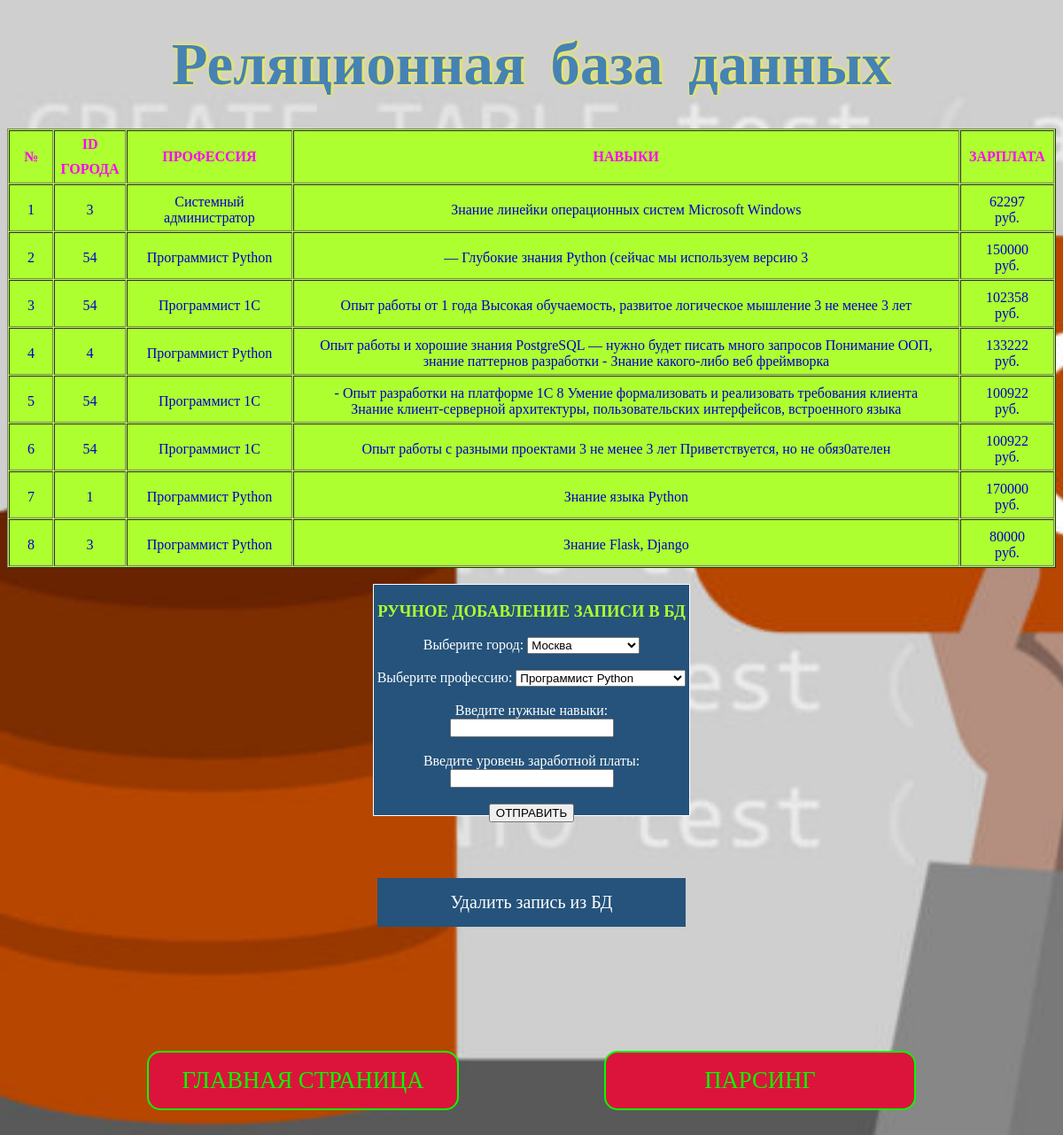
Screenshot of /sqlite.html with the database file from the repository.
### main.py (models this page shows, shortened)
class Search(db.Model):
    id = db.Column(db.Integer, primary_key=True)
    city = db.Column(db.String(1024), nullable=False)
    vac = db.Column(db.String(1024), nullable=False)
    text = db.Column(db.Text, nullable=False)
    salary = db.Column(db.Integer)

### main.py (the view)
@app.route('/sqlite.html', methods=['POST', 'GET'])
def sql():
    if request.method == "POST":
        city_id = request.form['city']
        vac = request.form['vac']
        skill = request.form['skills']
        salary = request.form['salary']
        manual_search = Search(city=city_id, vac=vac, text=skill, salary=salary)
        try:
            db.session.add(manual_search)
            db.session.commit()
            return redirect('sqlite.html')
        except:
            db.session.rollback()
            return 'Ошибка добавления в БД. Попробуйте снова.'
    else:
        all_str = Search.query.all()
        return render_template('sqlite.html', all_str=all_str)

### templates/sqlite.html (shortened to what this page needs)
<!DOCTYPE html>
<html lang="en">
<head>
    <link href="/static/css/sqlite.css" rel="stylesheet" type="text/css">
</head>
<body>
    <h1 class="title">Реляционная база данных</h1>
    <table class="table" align="center" border="1">
        <tr>
            <th class="th">№</th>
            <th class="th">ID ГОРОДА</th>
            <th class="th">ПРОФЕССИЯ</th>
            <th class="th">НАВЫКИ</th>
            <th class="th">ЗАРПЛАТА</th>
        </tr>
        {% for s in all_str %}
        <tr>
            <td class="td">{{s.id}}</td>
            <td class="td">{{s.city}}</td>
            <td class="td">{{s.vac}}</td>
            <td class="td">{{s.text}}</td>
            <td class="td">{{s.salary}} руб.</td>
        </tr>
        {% endfor %}
    </table>
    <br>
    <div class="rectangle text_center">
        <form method="post">
            <p class="title_form"><b>РУЧНОЕ ДОБАВЛЕНИЕ ЗАПИСИ В БД</b></p>
            <label>
                Выберите город:
            </label>
            <select name="city" id="city">
                <option value="1">Москва</option>
            </select>
            <br><br>
            <label>
                Выберите профессию:
            </label>
            <select name="vac" id="vac">
                <option value="Программист Python">Программист Python</option>
            </select>
            <br><br>
            Введите нужные навыки:
            <input type="text" name="skills">
            <br><br>
            Введите уровень заработной платы:
            <input type="text" name="salary">
            <br><br>
            <input type="submit" value="ОТПРАВИТЬ">
        </form>
    </div>
    <a href="/delete.html" class="del">Удалить запись из БД</a>
    <br>
    <a href="/index.html" class="btn">ГЛАВНАЯ СТРАНИЦА</a>
    <a href="/parsing.html" class='btn'>ПАРСИНГ</a>
</body>
</html>

### static/css/sqlite.css (style rules this page uses)
body { background-image: url('/static/images/sql.jpg'); background-repeat: no-repeat; background-size: cover; text-align: center; }
.title { color: #4682B4; margin: 50px 40px; font-size: 50pt; text-shadow: 1px 0 5px #FFFF00; line-height: 45px; word-spacing: 12px; }
.btn { display: inline-block; width: 300px; margin: 70px 80px; background: #DC143C; color: #00FF00; padding: 1rem 1.5rem; text-decoration: none; font-family: Verdana, "Times New Roman", serif; font-size: 20pt; border-radius: 15px; border: 2px solid; }
.table { color: #0000CD; border-spacing: 1px; background: #ADFF2F; }
.th { line-height: 28px; color: #FF00FF; border-spacing: 1px; }
.td { padding-bottom: 5px; padding-top: 10px; padding-left: 20px; padding-right: 20px; }
.rectangle { width: 30%; height: 260px; border:1px solid; margin:auto; background: #25537b; }
.text_center { color: #ffffff; text-align: center; }
.title_form { font-family: ms linedraw, "Times New Roman", serif; font-size: 14pt; color: #ADFF2F; }
.del { display: inline-block; width: 300px; margin: 70px 80px; background: #25537b; color: #ffffff; padding: 1rem 1.5rem; text-decoration: none; font-family: Verdana, "Times New Roman", serif; font-size: 15pt; }

### rows the page displays
Search: id "1", city "3", vac "Системный администратор", text "Знание линейки операционных систем Microsoft Windows", salary "62297"
Search: id "2", city "54", vac "Программист Python", text "— Глубокие знания Python (сейчас мы используем версию 3", salary "150000"
Search: id "3", city "54", vac "Программист 1С", text "Опыт работы от 1 года Высокая обучаемость, развитое логическое мышление 3 не менее 3 лет", salary "102358"
Search: id "4", city "4", vac "Программист Python", text "Опыт работы и хорошие знания PostgreSQL — нужно будет писать много запросов Понимание ООП, знание паттернов разработки - Знание какого-либо веб фреймворка", salary "133222"
Search: id "5", city "54", vac "Программист 1С", text "- Опыт разработки на платформе 1С 8 Умение формализовать и реализовать требования клиента Знание клиент-серверной архитектуры, пользовательских интерфейсов, встроенного языка", salary "100922"
Search: id "6", city "54", vac "Программист 1С", text "Опыт работы с разными проектами 3 не менее 3 лет Приветствуется, но не обяз0ателен", salary "100922"
Search: id "7", city "1", vac "Программист Python", text "Знание языка Python", salary "170000"
Search: id "8", city "3", vac "Программист Python", text "Знание Flask, Django", salary "80000"
